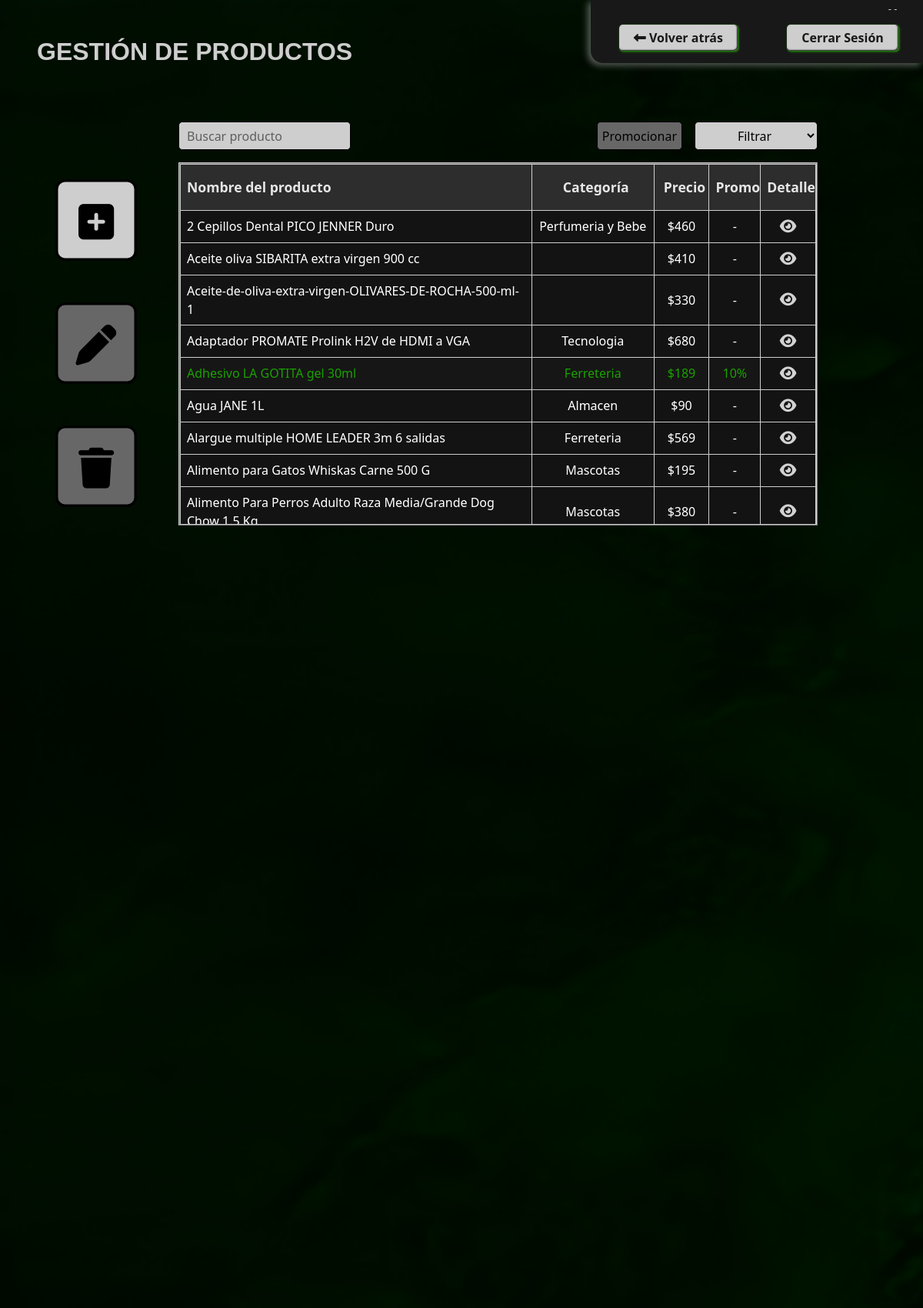
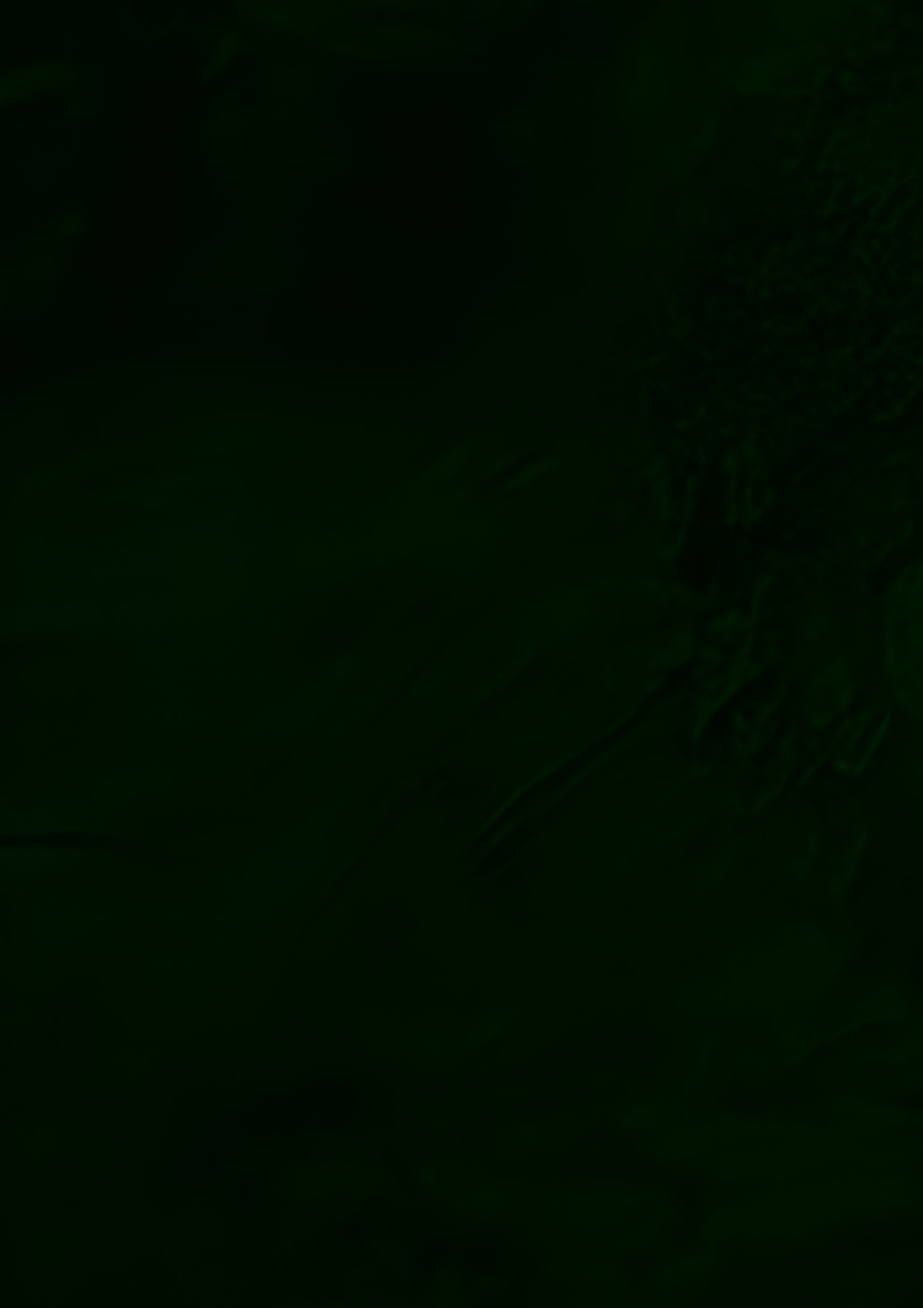
The app's page /pages/abm-productos.php (upper part) with its own data (2 pictures, top to bottom).
### tables this page shows
CREATE TABLE IF NOT EXISTS `PRODUCTOS`(
  `id` int (11) NOT NULL AUTO_INCREMENT,
  `nombre` varchar(255) NOT NULL,
  `descripcion` varchar(255) NOT NULL,
  `imagen` varchar(255) NOT NULL,
  `precio` decimal NOT NULL,
  `usuario_ci` varchar(8),
  `fecha` TIMESTAMP DEFAULT CURRENT_TIMESTAMP NOT NULL, 
  `activo` boolean NOT NULL DEFAULT 1,
  PRIMARY KEY(`id`),
  FOREIGN KEY(`usuario_ci`)
  REFERENCES `USUARIOS`(`ci`)
);

CREATE TABLE IF NOT EXISTS `PRODUCTOS_has_CATEGORIAS` (
  `PRODUCTOS_id` int(11) NOT NULL,
  `CATEGORIAS_id` int(11)NOT NULL,
   PRIMARY KEY(`PRODUCTOS_id`,`CATEGORIAS_id`),
  FOREIGN KEY(`PRODUCTOS_id`)
  	REFERENCES `PRODUCTOS`(`id`),
  FOREIGN KEY(`CATEGORIAS_id`)
   	REFERENCES `CATEGORIAS`(`id`)
	
);

CREATE TABLE IF NOT EXISTS `CATEGORIAS`(
  `id` int (11) NOT NULL AUTO_INCREMENT,
  `nombre` varchar(255) NOT NULL,
  PRIMARY KEY(`id`)
);

CREATE TABLE IF NOT EXISTS `PROMOCIONES`(
  `id` int (11) NOT NULL AUTO_INCREMENT,
  `descuento` int NOT NULL,
  `fechaInicio` date NOT NULL,
  `fechaFin` date NOT NULL,
  `vigente` boolean NOT NULL DEFAULT 1,
  `activo` boolean NOT NULL DEFAULT 1,
 PRIMARY KEY(`id`)
);

### src/repository/products.repository.php (called while the page is built, shortened)
<?php
function findAllProducts(): array
{
    require realpath(dirname(__FILE__)) . "/../db/conexion.php";
    try {
        $res = $con->prepare("SELECT * FROM PRODUCTOS WHERE activo = :isActive ORDER BY nombre ASC");
        $res->execute([':isActive' => 1]);
        $reg = $res->fetchAll(PDO::FETCH_ASSOC);
        return $reg ? $reg : [];
    } catch (Exception $e) {
        $con->close();
        die("ERROR SQL in findAllProducts(): " . $e->getMessage());
    }
}
function findProductCategoryByProductId(string $productId): string
{
    require realpath(dirname(__FILE__)) . "/../db/conexion.php";
    try {
        $con->beginTransaction();
        $statement = $con->prepare("SELECT CATEGORIAS_id FROM PRODUCTOS_has_CATEGORIAS WHERE PRODUCTOS_id = :productId");
        $statement->execute(array(':productId' => $productId));
        $reg = $statement->fetch(PDO::FETCH_ASSOC);
        if (!empty($reg)) {
            $statement = $con->prepare("SELECT nombre FROM CATEGORIAS WHERE id = :categoryId");
            $statement->execute(array(':categoryId' => $reg['CATEGORIAS_id']));
            $reg = $statement->fetch(PDO::FETCH_ASSOC);
            $con->commit();
            return $reg['nombre'] ? $reg['nombre'] : '';
        }
        return '';
    } catch (Exception $e) {
        $con->rollback();
        $con->close();
        die("ERROR SQL in findProductCategoryByProductId(): " . $e->getMessage());
    }
}
function findProductPromotionId(string $productId): int
{
    require realpath(dirname(__FILE__)) . "/../db/conexion.php";
    try {
        $statement = $con->prepare("SELECT PROMOCIONES_id FROM PRODUCTOS_has_PROMOCIONES WHERE PRODUCTOS_id = :productId ORDER BY PROMOCIONES_id DESC ");
        $statement->execute(array(':productId' => $productId));
        $reg = $statement->fetch(PDO::FETCH_ASSOC);
        return $reg ? $reg["PROMOCIONES_id"] : 0;
    } catch (Exception $e) {
        $con->close();
        die("ERROR SQL in findProductPromotionId(): " . $e->getMessage());
    }
}

### src/repository/promotions.repository.php (called while the page is built, shortened)
<?php
function findOnePromoById(int $promoId): array
{
    require realpath(dirname(__FILE__)) . "/../db/conexion.php";
    try {
        $statement = $con->prepare("SELECT *
                                    FROM PROMOCIONES
                                    WHERE id = :id");
        $statement->execute(
            array(":id" => $promoId)
        );
        $reg = $statement->fetch(PDO::FETCH_ASSOC);
        return $reg ? $reg : [];
    } catch (Exception $e) {
        $con->close();
        die("ERROR SQL in findOnePromoById(): " . $e->getMessage());
    }
}

### src/modules/products/abm-productos.php (the view, shortened to what this page needs)
<?php
require realpath(dirname(__FILE__)) . "/../../repository/products.repository.php";
function getProductsTableData(): string
{
    require realpath(dirname(__FILE__)) . "/../../repository/promotions.repository.php";
    $productsData = findAllProducts();
    $productsList = '';
    foreach ($productsData as $product) {
        $category = findProductCategoryByProductId($product['id']);
        $promoId = findProductPromotionId($product['id']);
        if ($promoId !== 0) {
            $promo = findOnePromoById($promoId);
            if ($promo['fechaFin'] >= date("Y-m-d")) {
                $discount = $promo['descuento'] . "%";
                $classColor = "promoted-product";
            } else {
                updatePromoToExpired($promoId);
            }
        } else {
            $discount = "-";
            $classColor = "";
        }
        $productsList .= '
                            <tr id="' . $product['id'] . '" class="user-select-none align-middle" onclick="selectProductRow(' . $product['id'] . ')">
                                <td class="' . $classColor . ' first-in-table">' . $product['nombre'] . '</td>
                                <td class="' . $classColor . '" id="' . $category . '">' . $category . '</td>
                                <td class="' . $classColor . '">$' . $product['precio'] . '</td>
                                <td promoId="' . $promoId . '" class="' . $classColor . '">' . $discount . '</td>
                                <td><button id="' . $product['id'] . '" class="btn-eye" data-bs-toggle="modal" data-bs-target="#moddalProductsDetail"><i class="fa-solid fa-eye"></i></button></td>
                            </tr>';
    }
    return $productsList;
}

### styles/style.css (style rules this page uses)
:root { --bytebusters-color: #1fb300; --color-dark-green: #167800; --color-1: #181818; --color-2: #5a5a5a3b; --color-3: #cecece; --color-4: #000000; --color-5: #b8b8b878; --color-6: #ffffff38; --color-7: #c4c4c4c8; --color-white: #ffffff; --color-placeholder: #3b3b3bc1; --semi-transparent-color: #ffffff50; --error-color: #b30a0a; --color-dark-red:#790000; --transparent-color: #00000000; --primary-background-color: var(--color-1); --secondary-background-color: var(--color-2); --background-color-light: var(--color-3); --footer-background-color: var(--color-4); --pressed-button: var(--color-2); --primary-text-color: var(--color-1); --secondary-text-color: var(--color-5); --text-button-color: var(--color-1); --light-text-color: var(--color-3); --primary-border-color: var(--bytebusters-color); --secondary-border-color: var(--color-3); --font-family-h1: Verdana, Geneva, Tahoma, sans-serif; --primary-font-family: 'Lucida Sans', 'Lucida Sans Regular', 'Lucida Grande', 'Lucida Sans Unicode', Geneva, Verdana, sans-serif; }
html { position: relative; min-height: 100vh; }
body { background-image: url("../assets/backgroundGreen.png"); background-size: cover; background-repeat: no-repeat; }
td { text-align: center; padding: .5rem; border: 1px solid var(--secondary-border-color); background-color: var(--primary-background-color) !important; border-bottom: 1px solid var(--secondary-border-color); filter: contrast(105%); }
.table>:not(caption)>*>* { padding: .5rem; }
.first-in-table { text-align: start; }
.btn-eye { width: 1.5rem; height: auto; text-align: center; border-radius: 1rem; border: 0; padding: 2px; background-color: var(--transparent-color); }
.btn-eye i { display: flex; justify-content: center; font-size: 1.2rem; color: var(--color-3); }
.promoted-product { color: var(--bytebusters-color) !important; filter: brightness(90%); }
@media only screen and (min-width: 992px) { html { min-height: 100vh; overflow: hidden; } }
@media only screen and (min-width: 992px) { body { min-height: 80vh; } }

### records on screen
productos: nombre "2 Cepillos Dental PICO JENNER Duro", id.nombre "Perfumeria y Bebe", precio "460", discount "-"
productos: nombre "Aceite oliva SIBARITA extra virgen 900 cc", precio "410", discount "-"
productos: nombre "Aceite-de-oliva-extra-virgen-OLIVARES-DE-ROCHA-500-ml-1", precio "330", discount "-"
productos: nombre "Adaptador PROMATE Prolink H2V de HDMI a VGA", id.nombre "Tecnologia", precio "680", discount "-"
productos: nombre "Adhesivo LA GOTITA gel 30ml", id.nombre "Ferreteria", precio "189", promociones.descuento "10%"
productos: nombre "Agua JANE 1L", id.nombre "Almacen", precio "90", discount "-"
productos: nombre "Alargue multiple HOME LEADER 3m 6 salidas", id.nombre "Ferreteria", precio "569", discount "-"
productos: nombre "Alimento para Gatos Whiskas Carne 500 G", id.nombre "Mascotas", precio "195", discount "-"
productos: nombre "Alimento Para Perros Adulto Raza Media/Grande Dog Chow 1.5 Kg", id.nombre "Mascotas", precio "380", discount "-"
